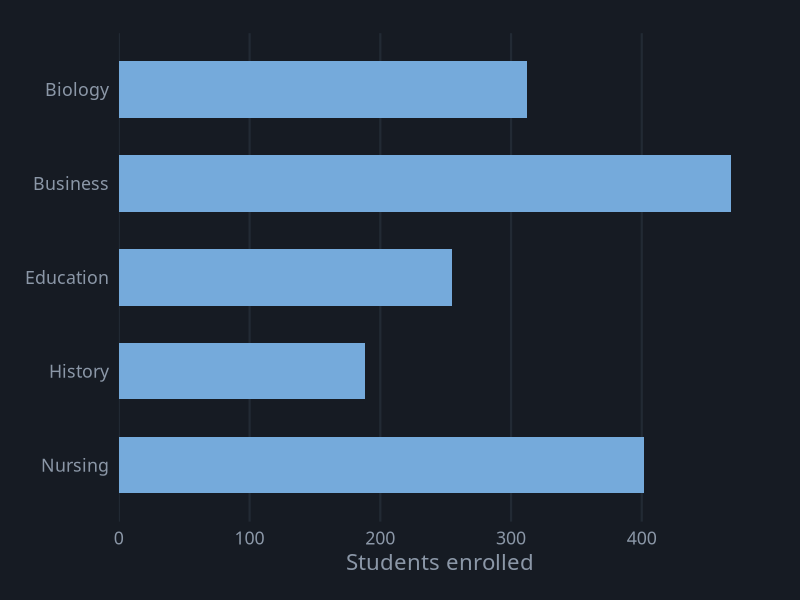
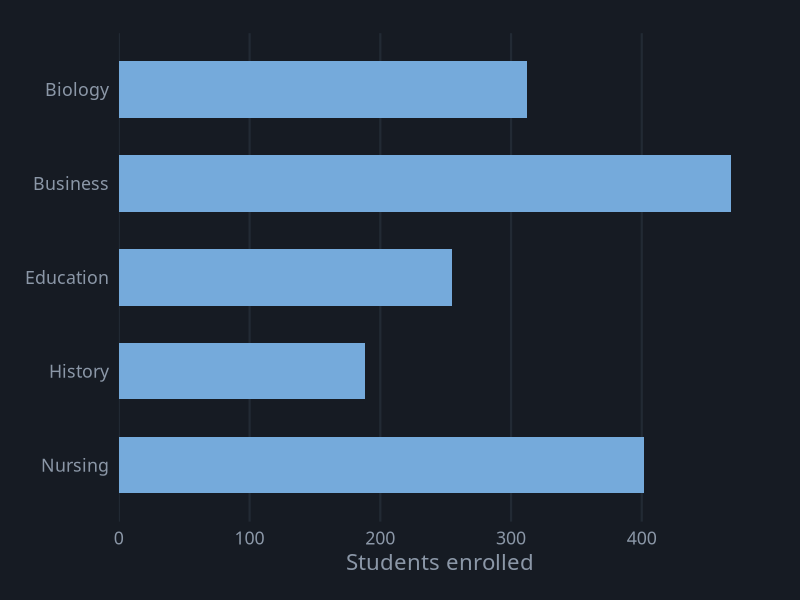

The R script that drew these images, in order:
# Bar Chart
# Question: Which department has the most students?
# Put this script and bar.csv in the same folder, then in RStudio choose
# Session > Set Working Directory > To Source File Location.

library(tidyverse)

# ---- Gallery look: dark background, soft gray text ----
font <- "IBM Plex Sans"   # use "sans" if IBM Plex Sans is not installed
ink  <- "#8B97A7"

theme_gallery <- function() {
  theme_minimal(base_size = 16, base_family = font) +
    theme(
      plot.background  = element_rect(fill = "#161B23", color = NA),
      panel.grid       = element_line(color = "#222A34"),
      panel.grid.minor = element_blank(),
      text             = element_text(color = ink),
      axis.text        = element_text(color = ink),
      legend.position  = "top",
      legend.title     = element_blank(),
      plot.margin      = margin(24, 28, 18, 18)
    )
}

df <- read_csv("bar.csv", show_col_types = FALSE)

# fct_inorder keeps the table's order, and fct_rev puts the first row on top
p <- ggplot(df, aes(x = students, y = fct_rev(fct_inorder(department)))) +
  geom_col(fill = "#75AADB", width = 0.6) +
  scale_x_continuous(expand = expansion(mult = c(0, 0.05))) +
  labs(x = "Students enrolled", y = NULL) +
  theme_gallery() +
  theme(panel.grid.major.y = element_blank())

ggsave("bar.png", p, width = 9, height = 6, dpi = 200)
p
